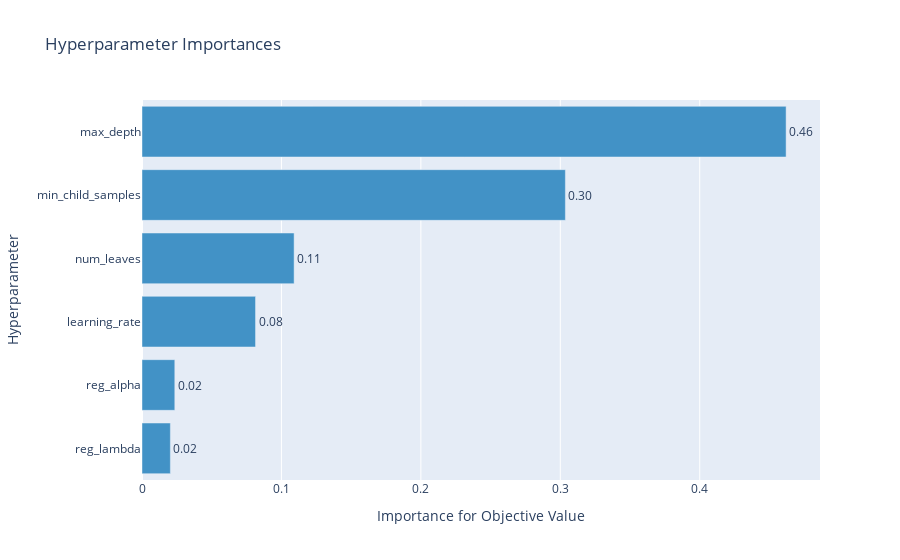

Notebook code for this chart:
### Code cell
#Visualize parameter importances.
optuna.visualization.plot_param_importances(study)

### Figure 1 — Plotly figure (JSON) as saved in the notebook; plotly's stock layout.template omitted (floating-point values rounded to 4 significant figures)
{"data": [{"cliponaxis": false, "hovertemplate": ["reg_lambda (LogUniformDistribution): 0.020346845313028005<extra></extra>", "reg_alpha (LogUniformDistribution): 0.023522176861937433<extra></extra>", "learning_rate (CategoricalDistribution): 0.08143021746643843<extra></extra>", "num_leaves (IntUniformDistribution): 0.10909306634824141<extra></extra>", "min_child_samples (IntUniformDistribution): 0.30365728742102127<extra></extra>", "max_depth (CategoricalDistribution): 0.4619504065893334<extra></extra>"], "marker": {"color": "rgb(66,146,198)"}, "orientation": "h", "text": ["0.020346845313028005", "0.023522176861937433", "0.08143021746643843", "0.10909306634824141", "0.30365728742102127", "0.4619504065893334"], "textposition": "outside", "texttemplate": "%{text:.2f}", "type": "bar", "x": [0.02035, 0.02352, 0.08143, 0.1091, 0.3037, 0.462], "y": ["reg_lambda", "reg_alpha", "learning_rate", "num_leaves", "min_child_samples", "max_depth"]}], "layout": {"showlegend": false, "title": {"text": "Hyperparameter Importances"}, "xaxis": {"title": {"text": "Importance for Objective Value"}}, "yaxis": {"title": {"text": "Hyperparameter"}}}}
